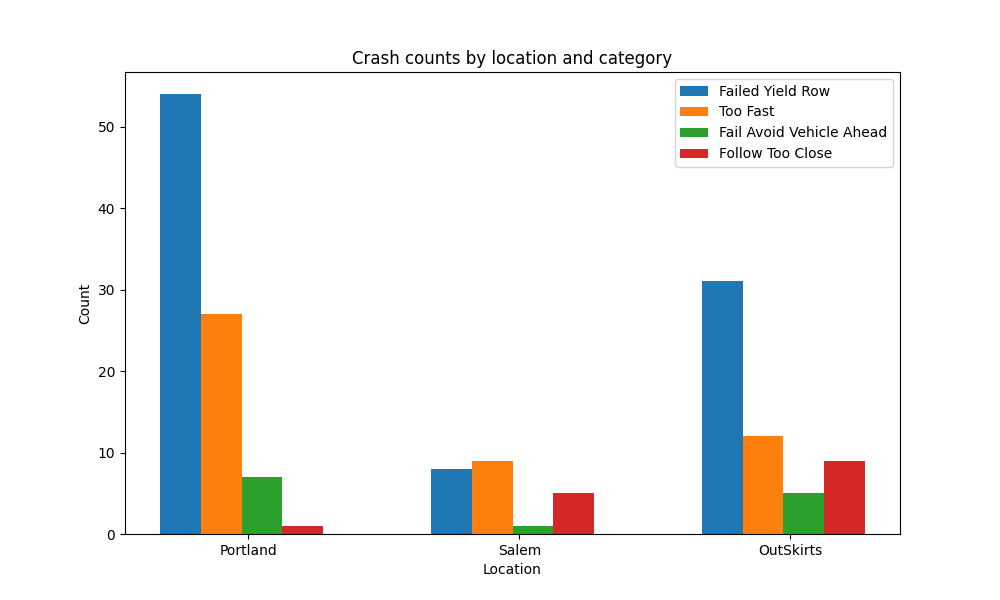

Write Python code to recreate this figure.
import csv
from collections import Counter
import matplotlib.pyplot as plt
import numpy as np
import pandas as pd

# 각 년도의 CRASH.csv 파일 경로
file_paths = ['./crashData_2015/CRASH.csv', './crashData_2016/CRASH.csv', './crashData_2017/CRASH.csv', './crashData_2018/CRASH.csv', './crashData_2019/CRASH.csv', './crashData_2020/CRASH.csv', './crashData_2021/CRASH.csv', './crashData_2022/CRASH.csv']
# 각 년도의 CAUSE.csv 파일 경로
cause_file_paths = ['./crashData_2019/CAUSE.csv', './crashData_2020/CAUSE.csv', './crashData_2021/CAUSE.csv', './crashData_2022/CAUSE.csv']
locations = ['Portland', ['Beaverton', 'Tigard', 'Durham', 'Fairview', 'Gladstone', 'Gresham', 'Happy Valley', 'Hillsboro'], 'Salem']

# 원인 코드와 원인 설명을 연결하는 딕셔너리 생성
cause_mapping = {}
data = {'Portland-29': 0, 'Portland-02': 0, 'Portland-01': 0, 'Portland-07': 0, 'Salem-29': 0, 'Salem-02': 0, 'Salem-01': 0, 'Salem-07': 0, 'OutSkirts-29': 0, 'OutSkirts-02': 0, 'OutSkirts-01': 0, 'OutSkirts-07': 0 }

with open('./crashData_2020/CAUSE.csv', 'r') as subfile:
    csv_reader = csv.DictReader(subfile)
    for row in csv_reader:
        cause_mapping[row['CAUSE_CD']] = row['CAUSE_MED_DESC']

#print(cause_mapping)
year = 0
# CRASH.csv 파일 열기
for i, crash_file in enumerate(file_paths):
# CRASH.csv 파일 열기
    with open(crash_file, 'r') as file:
        # CSV 리더 객체 생성
        csv_reader = csv.reader(file)
        
        # 첫 번째 행을 읽어서 열 인덱스를 가져옴
        header = next(csv_reader)
        crash_cause_1_cd_index = header.index('CRASH_CAUSE_1_CD')
        crash_city_index = header.index('CITY_SECT_NM')
        
        # CAUSE_MED_DESC 개수를 세기 위한 Counter 객체 생성
        cause_counter = Counter()
        
        # Portland
        P_failed_yield_row = 0
        P_too_fast_for_cond = 0
        P_fail_avoid_veh_ahead = 0
        P_follow_too_close = 0
        
        # Salem 
        S_failed_yield_row = 0
        S_too_fast_for_cond = 0
        S_fail_avoid_veh_ahead = 0
        S_follow_too_close = 0
        
        # outSkirts 
        O_failed_yield_row = 0
        O_too_fast_for_cond = 0
        O_fail_avoid_veh_ahead = 0
        O_follow_too_close = 0
        
        
        # CRASH_CAUSE_1_CD 열의 데이터들을 가져오면서 각 값을 CAUSE_MED_DESC로 변경하고 개수를 세기
        for row in csv_reader:
            crash_cause_1_cd = row[crash_cause_1_cd_index]
            crash_city = row[crash_city_index]
            
            if 'Portland' in crash_city:
                if crash_cause_1_cd == '29':
                    data['Portland-29'] += 1
                elif crash_cause_1_cd == '02' :
                    data['Portland-02'] += 1
                elif crash_cause_1_cd == '01':
                    data['Portland-01'] += 1
                elif crash_cause_1_cd == "07":
                    data['Portland-07'] += 1
            elif 'Salem' in crash_city:
                if crash_cause_1_cd == '29':
                    data['Salem-29'] += 1
                elif crash_cause_1_cd == '02' :
                    data['Salem-02'] += 1
                elif crash_cause_1_cd == '01':
                    data['Salem-01'] += 1
                elif crash_cause_1_cd == "07":
                    data['Salem-07'] += 1
            elif any(city in crash_city for city in locations[1]):
                if crash_cause_1_cd == '29':
                    data['OutSkirts-29'] += 1
                elif crash_cause_1_cd == '02' :
                    data['OutSkirts-02'] += 1
                elif crash_cause_1_cd == '01':
                    data['OutSkirts-01'] += 1
                elif crash_cause_1_cd == "07":
                    data['OutSkirts-07'] += 1
            


print(data)
Portland = [ data['Portland-29'], data['Portland-02'], data['Portland-01'], data['Portland-07']]
Salem = [ data['Salem-29'], data['Salem-02'], data['Salem-01'], data['Salem-07']]
Portland_OutSkirts = [ data['OutSkirts-29'], data['OutSkirts-02'], data['OutSkirts-01'], data['OutSkirts-07']]

Portland = {
    'location': "Portland",
    'failed_yield_row': data['Portland-29'],
    'too_fast_for_cond': data['Portland-02'],
    'fail_avoid_veh_ahead': data['Portland-01'],
    'follow_too_close': data['Portland-07']
}

Salem = {
    'location': "Salem",
    'failed_yield_row': data['Salem-29'],
    'too_fast_for_cond': data['Salem-02'],
    'fail_avoid_veh_ahead': data['Salem-01'],
    'follow_too_close': data['Salem-07']
}

OutSkirts = {
    'location': "OutSkirts",
    'failed_yield_row': data['OutSkirts-29'],
    'too_fast_for_cond': data['OutSkirts-02'],
    'fail_avoid_veh_ahead': data['OutSkirts-01'],
    'follow_too_close': data['OutSkirts-07']
}

# 그래프를 그릴 항목들
categories = ['failed_yield_row', 'too_fast_for_cond', 'fail_avoid_veh_ahead', 'follow_too_close']
label_name = ['Failed Yield Row', 'Too Fast', 'Fail Avoid Vehicle Ahead', 'Follow Too Close']

# 막대그래프 생성
fig, ax = plt.subplots(figsize=(10, 6))

# 그래프 데이터 설정
locations = [Portland['location'], Salem['location'], OutSkirts['location']]
for i, category in enumerate(categories):
    label_name = ''
    values = [Portland[category], Salem[category], OutSkirts[category]]
    if category == 'failed_yield_row':
        label_name = 'Failed Yield Row'
    elif category == 'too_fast_for_cond':
        label_name = 'Too Fast'
    elif category == 'fail_avoid_veh_ahead':
        label_name = 'Fail Avoid Vehicle Ahead'
    else:
        label_name = 'Follow Too Close'
    ax.bar([x + i * 0.15 for x in range(len(locations))], values, width=0.15, label=label_name)

# 그래프 타이틀 및 레이블 설정
ax.set_ylabel('Count')
ax.set_xlabel('Location')
ax.set_title('Crash counts by location and category')
ax.set_xticks([x + 0.25 for x in range(len(locations))])
ax.set_xticklabels(locations)
ax.legend()

plt.savefig('plot1.png')
# 그래프 출력
plt.show()
